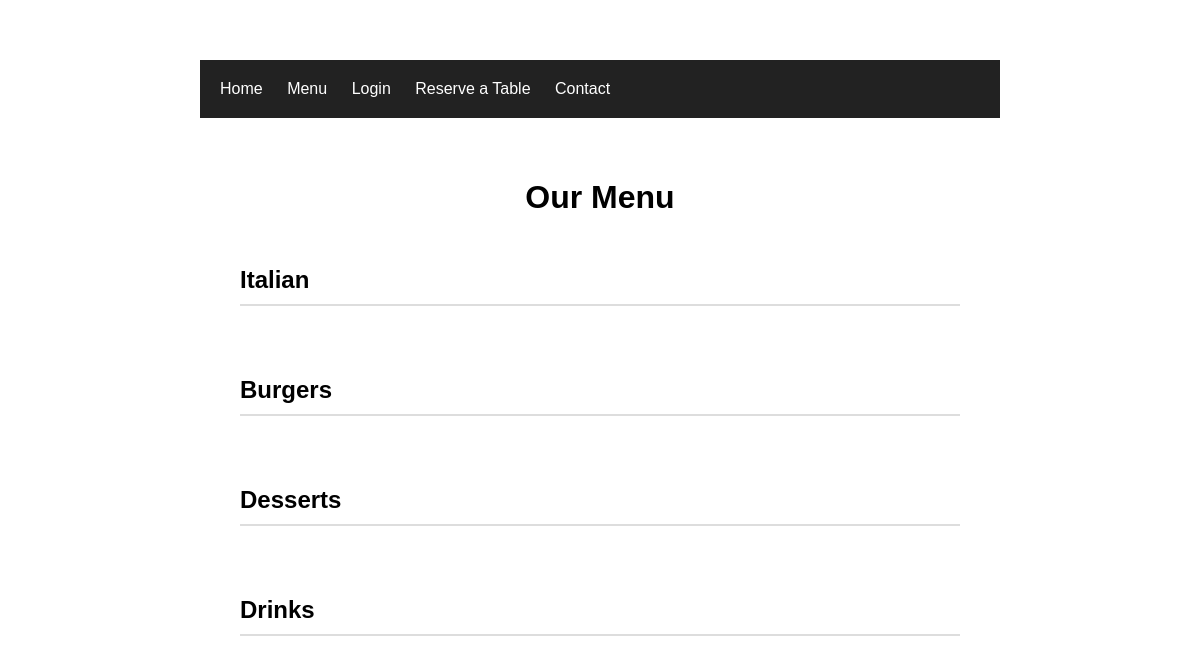
/menu/, run on an earlier commit of the app's database.
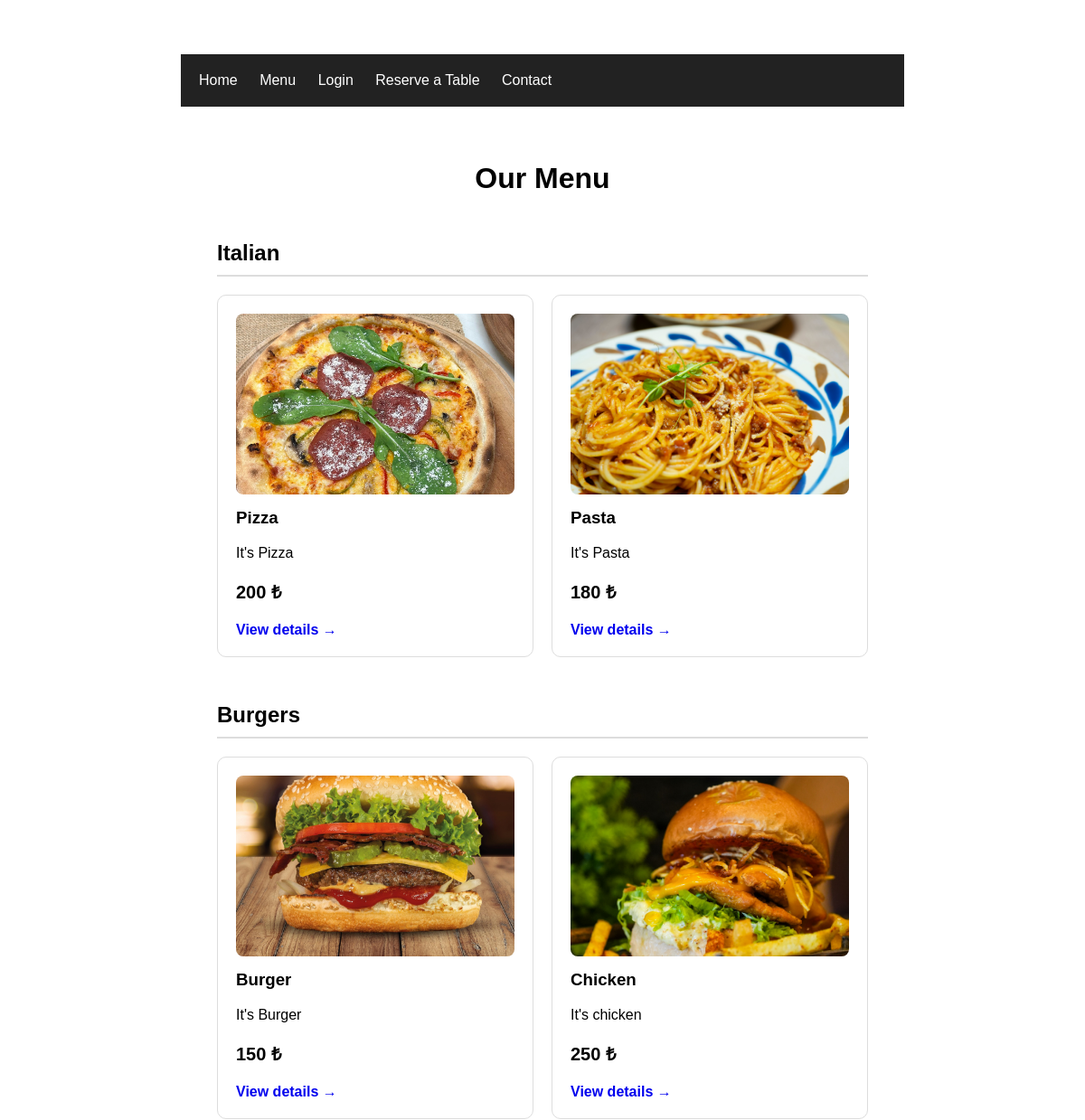
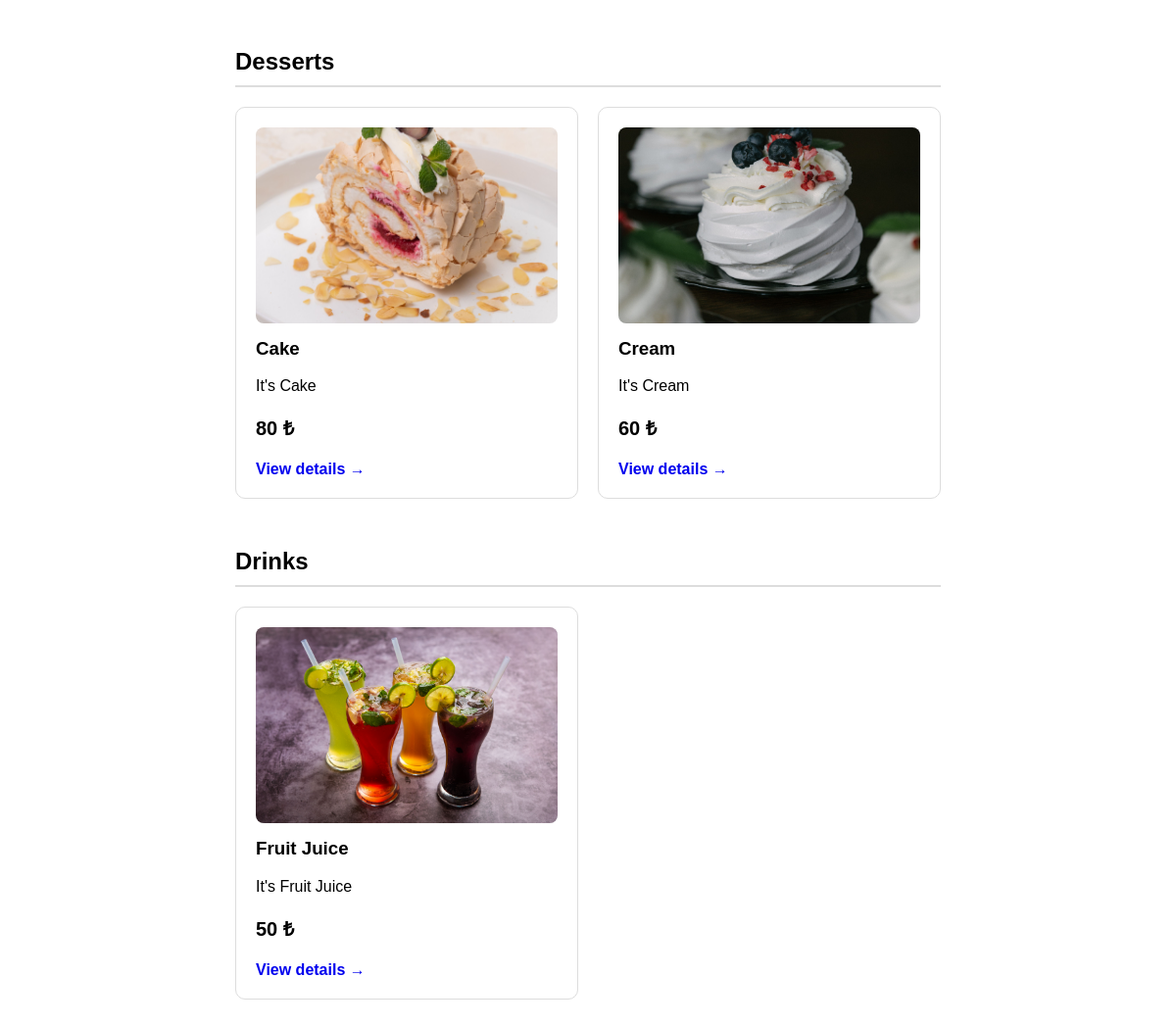
And on a later commit of the database (2 pictures, top to bottom).
### menu/models.py (models this page shows, shortened)
class Category(models.Model):
    name = models.CharField(max_length=100)

class Food(models.Model):
    name = models.CharField(max_length=100)
    price = models.IntegerField()
    description = models.TextField(blank=True)
    image = models.ImageField(
        upload_to="food/",
        blank=True,
        null=True
    )
    category = models.ForeignKey(
        Category,
        on_delete=models.CASCADE,
        null=True,
        blank=True,
        related_name="foods"
    )

### menu/views.py (the view)
# urls.py: path('', views.food_list ,name = "food_list"),
def food_list(request):
    categories = Category.objects.all()
    return render(
        request,
        "menu/food_list.html",
        {"categories": categories}
    )

### menu/templates/menu/food_list.html (shortened to what this page needs)
{% extends "base.html" %}
{% block content %}
<h1>Our Menu</h1>
{% for category in categories %}
    <h2 class="category-title">
        {{ category.name }}
    </h2>
    <div class="food-grid">
        {% for food in category.foods.all %}
            <div class="food-card">
                {% if food.image %}
                    <img src="{{ food.image.url }}" alt="{{ food.name }}">
                {% endif %}
                <h3>{{ food.name }}</h3>
                <p>
                    {{ food.description }}
                </p>
                <p class="price">
                    {{ food.price }} ₺
                </p>
                <a href="{% url 'menu:food_detail' food.id %}">
                    View details →
                </a>
            </div>
        {% endfor %}
    </div>
{% endfor %}
{% endblock %}

### templates/base.html (shortened to what this page needs)
{% load static %}
<!DOCTYPE html>
<html>
<head>
    <link rel="stylesheet" href="{% static 'menu/style.css' %}">
</head>
<body>
<nav>
    <a href="/">Home</a>
    <a href="/menu/">Menu</a>
    {% if user.is_authenticated %}
        <span>Hello, {{ user.username }}</span>
        <a href="{% url 'accounts:logout' %}">Logout</a>
    {% else %}
        <a href="{% url 'accounts:login' %}">Login</a>
    {% endif %}
    <a href="{% url 'menu:reservation' %}">
        Reserve a Table
    </a>
    <a href="{% url 'menu:contact' %}">
        Contact
    </a>
</nav>
<main>
    {% block content %}
    {% endblock %}
</main>
</body>
</html>

### menu/static/menu/style.css (style rules this page uses)
body { font-family: Arial, sans-serif; max-width: 800px; margin: 40px auto; padding: 20px; }
h1 { text-align: center; }
.price { font-weight: bold; }
nav { padding: 20px; background: #222; }
nav a { color: white; text-decoration: none; margin-right: 20px; }
main { padding: 40px; }
.category-title { margin-top: 50px; border-bottom: 2px solid #ddd; padding-bottom: 10px; }
.food-grid { display: grid; grid-template-columns: repeat(2, 1fr); gap: 20px; }
.food-card { border: 1px solid #ddd; border-radius: 10px; padding: 20px; }
.food-card h3 { margin-top: 0; }
.food-card .price { font-size: 20px; }
.food-card a { text-decoration: none; font-weight: bold; }
.food-card img { width: 100%; height: 200px; object-fit: cover; display: block; border-radius: 8px; margin-bottom: 15px; }

What changed in the data, as far as the page shows it:
changed Category "Italian": gains Food (image (picture), name "Pizza", description "It's Pizza", price "200"); gains Food (image (picture), name "Pasta", description "It's Pasta", price "180")
changed Category "Burgers": gains Food (image (picture), name "Burger", description "It's Burger", price "150"); gains Food (image (picture), name "Chicken", description "It's chicken", price "250")
added Food: image (picture), name "Cake", description "It's Cake", price "80", shown under Category "Desserts"
added Food: image (picture), name "Cream", description "It's Cream", price "60", shown under Category "Desserts"
added Food: image (picture), name "Fruit Juice", description "It's Fruit Juice", price "50", shown under Category "Drinks"
